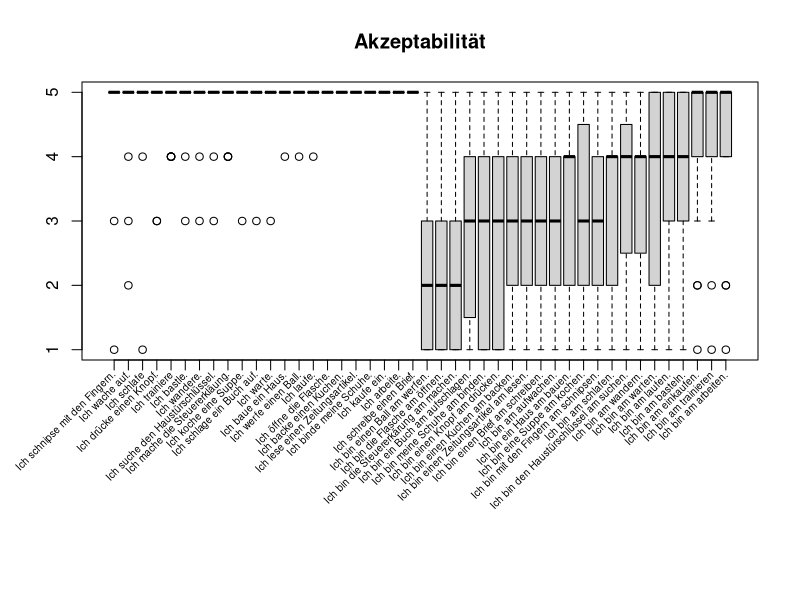

Reproduce this figure in R. (Note: this script raises an error after producing the figure.)
# set options
options(stringsAsFactors = F)
Sys.setlocale("LC_ALL", "de_DE") # nur Mac/Linux, wenn Systemsprache nicht Deutsch


# load packages
sapply(c("lme4", "lmerTest"), 
       function(x) if(!is.element(x, installed.packages())) install.packages(x, dependencies = T))

lapply(list("lme4", "lmerTest"), 
       require, character.only=T)


# Daten einlesen
duration     <- read.csv("duration.csv", sep="\t", head=T, quote="",
                     encoding = "UTF-8")

acceptability <- read.csv("acceptability.csv", sep="\t", head=T, quote="",
                     encoding = "UTF-8")



# Fragen ergaenzen
aspect <- read.csv("all_questions_aspect.csv", sep="\t", head=T,
                   quote="", encoding = "UTF-8")

for(i in 1:nrow(acceptability)) {
  acceptability$Question[i] <- aspect[which(aspect$Question_Type_ID==acceptability$Question_Type_ID[i] & aspect$Type==acceptability$Type[i]),]$Question
}


#########################
# Plot: Akzeptabilitaet #
#########################

# nach Mittelwert der Akzeptabilitaet sortieren
acceptability_mean <- c()

for(i in 1:nrow(acceptability)) {
  acceptability_mean[i] <- mean(na.omit(as.numeric(acceptability[i,(5:length(acceptability))])))
}

acceptability <- acceptability[order(acceptability_mean),]


# nach Praesens vs Progressiv sortieren
acceptability <- acceptability[order(acceptability$Type),]


# als Liste
acceptability_list <- list()

for(i in 1:nrow(acceptability)) {
  acceptability_list[i] <- list(as.numeric(acceptability[i,(5:length(acceptability))]))
}


# plot

png("akzeptabilitaet.jpg", width=10, height=6, un="in", res=300)
par(mar=c(12, 4.1, 4.1, 2.1))
boxplot(acceptability_list, names=acceptability$Question,
       xaxt="n", main="Akzeptabilit\u00e4t")
axis(1, at=1:44, labels=FALSE)
text(x=seq_along(acceptability$Question), y = par("usr")[3] - 0.2,
     labels=acceptability$Question, srt=45, adj=1, xpd=TRUE,
     cex=0.6)
dev.off()
par(mar=c(5, 4, 4, 2) + 0.1)



########################
# SCHAETZUNG DER DAUER #
########################

# make a list (again)

allquestionslist <- list()
for(i in 1:nrow(duration)) {
  allquestionslist[i] <- list(as.numeric(duration[i,6:length(duration)]))
}


# plot

png("duration.jpg", width=15, height=20, un="in", res=300)
par(mfrow=c(2,1))
par(xpd=T)
par(mar=c(17, 4.1, 4.1, 2.1))
boxplot(allquestionslist[which(duration$Length=="short")], xaxt="n", col=rep(c("grey25", "grey75"), 7),
        main="Kurze Ereignisse: Sch\u00e4tzung der Dauer", cex.main=0.8, cex.axis=0.8)
axis(1, at=1:14, labels=FALSE)
lines(-1:44, rep(500, 46), lty=2)
text(x=seq_along(duration$Question[which(duration$Length=="short")]), y = par("usr")[3] - 0.25,
     labels=duration$Question[which(duration$Length=="short")], srt=45, adj=c(1.05,1.7), xpd=TRUE,
     cex=1)
par(mar=c(5, 4, 4, 2) + 0.1)
par(xpd=F)


par(xpd=T)
par(mar=c(18, 4.1, 4.1, 2.1))
boxplot(allquestionslist[which(duration$Length %in% c("medium", "long"))], xaxt="n", col=rep(c("grey25", "grey75"), 15),
        main="(Mittel-)Lange Ereignisse: Sch\u00e4tzung der Dauer", cex.main=0.8, cex.axis=0.8)
axis(1, at=1:30, labels=FALSE)
lines(-1:44, rep(500, 46), lty=2)
text(x=seq_along(duration$Question[which(duration$Length %in% c("medium", "long"))]), y = par("usr")[3] - 0.3,
     labels=duration$Question[which(duration$Length %in% c("medium", "long"))], srt=45, adj=c(1.05,1.7), xpd=TRUE,
     cex=1)
dev.off()
par(mar=c(5, 4, 4, 2) + 0.1)
par(xpd=F)
par(mfrow=c(1,1))
